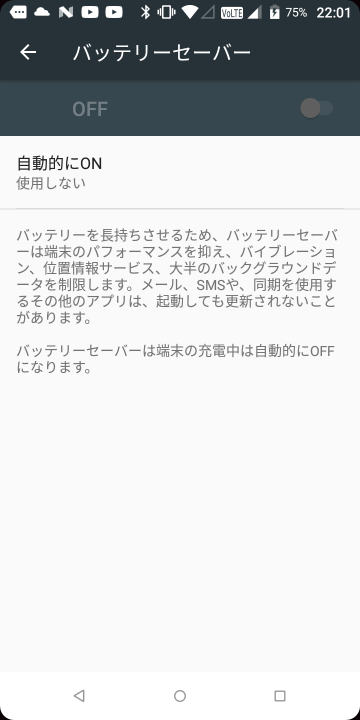
#> input picture ocr_test/images/screen_sever.png, 720 x 1440 px, found by its file name (shown at 1/2 size)
$ python test_rectangle.py
#> lines starting #> are read from the running program, lines starting #| are printed output that depends on the picture; after the words box and inside, x2 and y2 are one past the last pixel; in counts of white or black regions, pixels touching at a corner belong together

import cv2

def main():
    try:
        rect_list = []
        rect = [[100,200],[200,300]]
        rect_list.append(rect)
        rect = [[500,600],[600,700]]
        rect_list.append(rect)

        img_path = r'C:\Users\OK\source\repos\Repository4_python\ocr_test\images\screen_sever.png'

        import os
        # dirpath = os.path.dirname(img_path)
        dirpath = './'
        import pathlib
        dirpath = str(pathlib.Path(dirpath).resolve())

        filename = os.path.basename(img_path)
        ext = os.path.splitext(img_path)[1]
        out_path = dirpath + '\\' + filename + '_1' + ext

        color=(0, 0, 255)
        border_width = 2
        img = cv2.imread(img_path)
#> img is the input picture: shape (1440, 720, 3); mean B, G, R 213.5, 212.3, 209.8
        for i in range(len(rect_list)):
            img = cv2.rectangle(
                img, rect_list[i][0] ,rect_list[i][1],
                color, border_width)
            print(i)
            print(str(rect_list[i]))
#> this loop made 2 passes
#> pass 1, in main, `img = cv2.rectangle( img, rect_list[i][0] ,rect_list[i][1], color, bor..`:
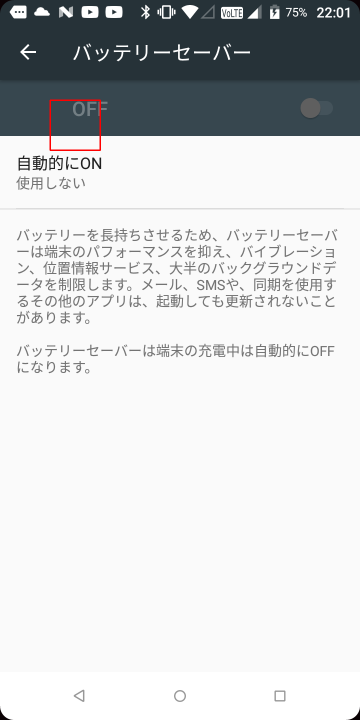
#> img: shape (1440, 720, 3) (shown at 1/2 size); 0.12% of pixels changed, all inside (x1, y1, x2, y2) = (99, 199, 202, 302)
#> pass 2, in main, `img = cv2.rectangle( img, rect_list[i][0] ,rect_list[i][1], color, bor..`:
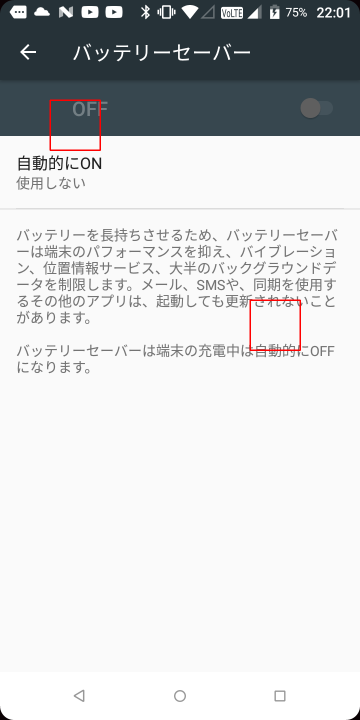
#> img: shape (1440, 720, 3) (shown at 1/2 size); 0.12% of pixels changed, all inside (x1, y1, x2, y2) = (499, 599, 602, 702)
        cv2.imwrite(out_path, img)
        print(out_path)
    except:
        import traceback
        print(traceback.print_exc())

main()

$ run again, with ocr_test/images/ocr_test.png copied over ocr_test/images/screen_sever.png
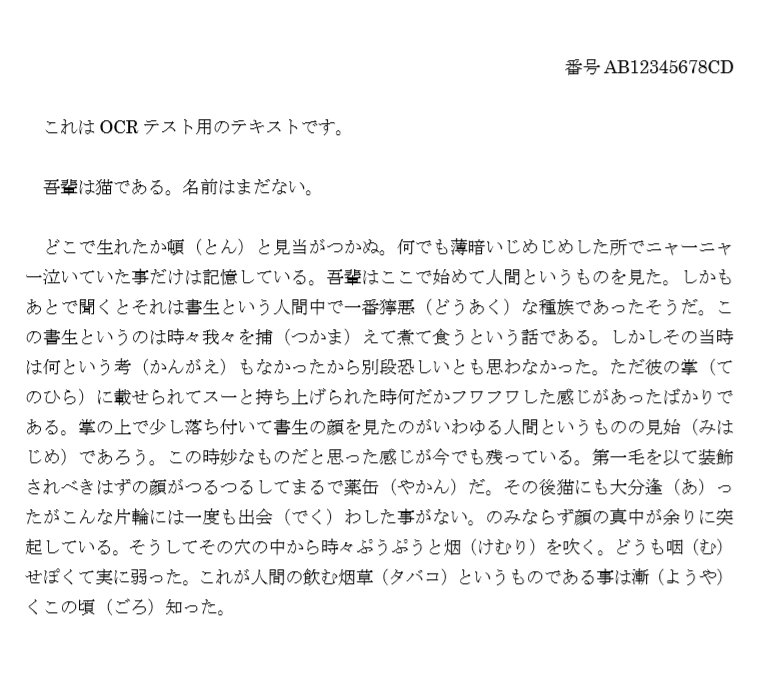
#> input picture ocr_test/images/ocr_test.png, 776 x 684 px, found by its file name
#> in main, img is the input picture: shape (684, 776, 3); min 0, max 255, mean 244.1
#> the loop in main, `for i in range(len(rect_list)):` made 2 passes
#> pass 1, in main, `img = cv2.rectangle( img, rect_list[i][0] ,rect_list[i][1], color, bor..`:
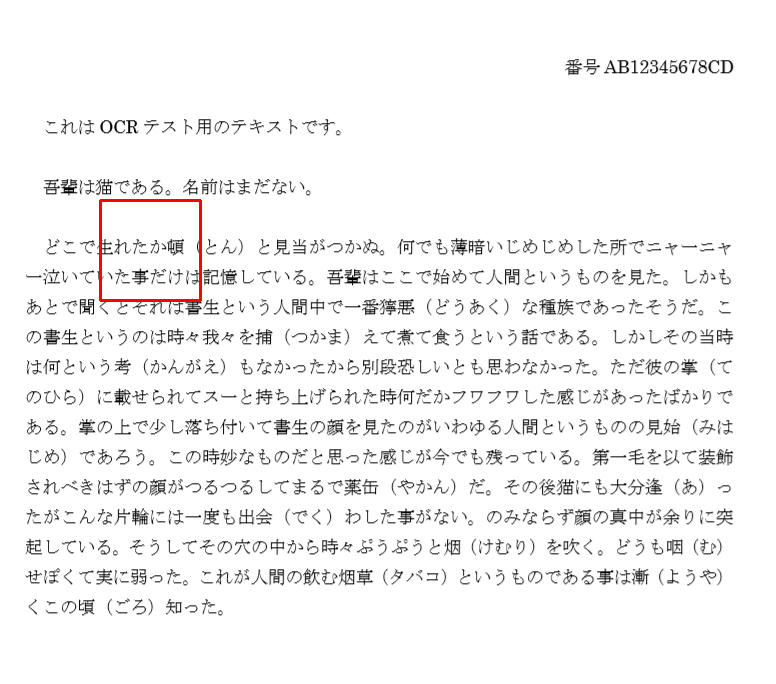
#> img: shape (684, 776, 3); 0.23% of pixels changed, all inside (x1, y1, x2, y2) = (99, 199, 202, 302)
#> pass 2, in main, `img = cv2.rectangle( img, rect_list[i][0] ,rect_list[i][1], color, bor..`:
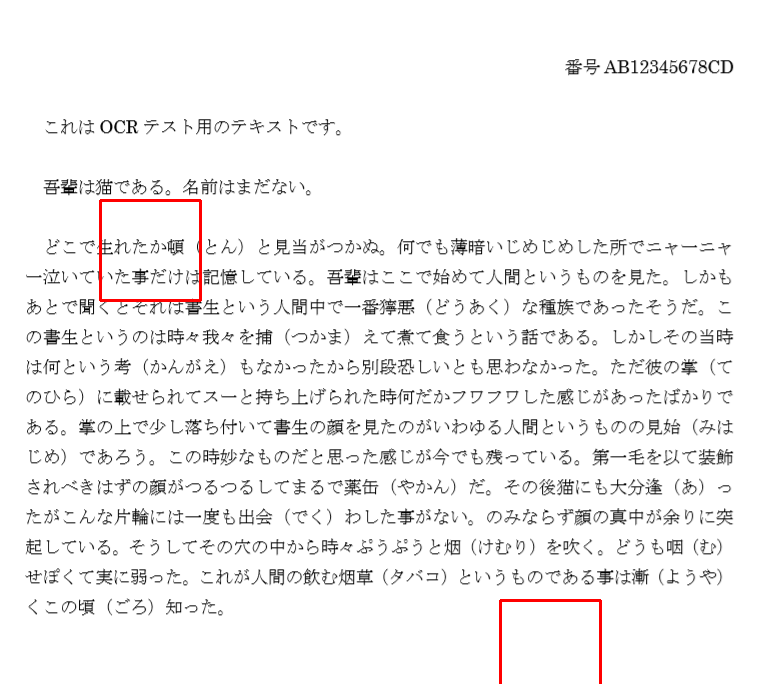
#> img: shape (684, 776, 3); 0.15% of pixels changed, all inside (x1, y1, x2, y2) = (499, 599, 602, 684)
